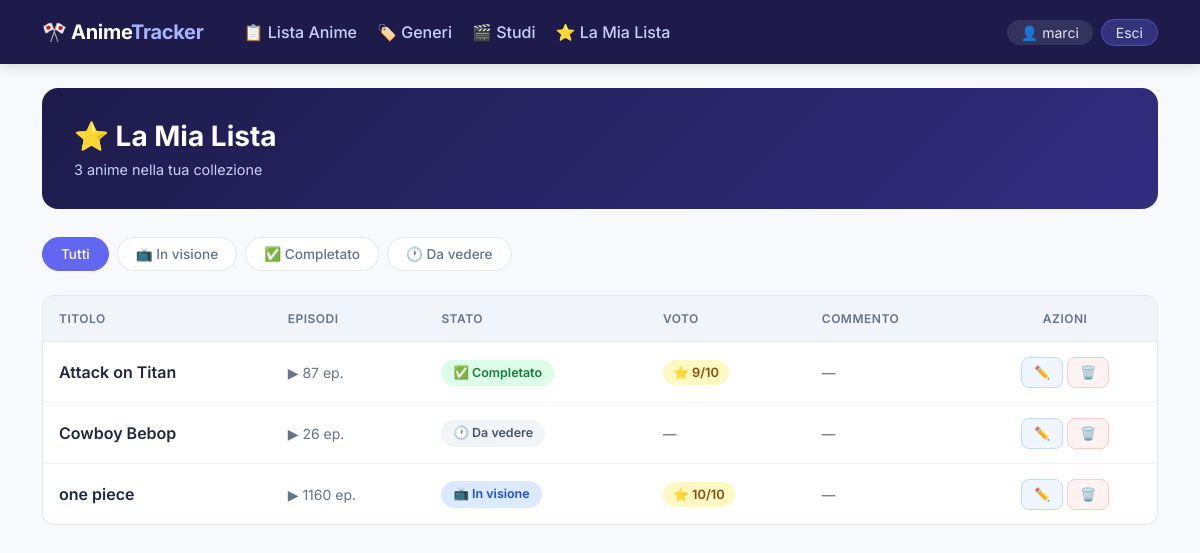
Screenshot of /mia-lista/ (signed in) with the database file from the repository.
### anime/models.py (models this page shows, shortened)
class UserAnime(models.Model):
    STATUS_CHOICES = [
        ('watching', 'In visione'),
        ('completed', 'Completato'),
        ('planned', 'Da vedere'),
    ]
    user = models.ForeignKey(User, on_delete=models.CASCADE)
    anime = models.ForeignKey(Anime, on_delete=models.CASCADE)
    status = models.CharField(max_length=20, choices=STATUS_CHOICES, default='planned')
    rating = models.IntegerField(
        null=True,
        blank=True,
        validators=[MinValueValidator(1), MaxValueValidator(10)]
    )
    comment = models.TextField(blank=True, null=True)
    class Meta:
        unique_together = ('user', 'anime')

class Anime(models.Model):
    title = models.CharField(max_length=200)
    description = models.TextField(blank=True, null=True)
    episodes = models.IntegerField()
    year = models.IntegerField(null=True, blank=True)
    studio = models.ForeignKey(
        Studio, on_delete=models.SET_NULL, null=True, blank=True, related_name='anime_set'
    )
    genres = models.ManyToManyField(Genre, blank=True, related_name='anime_set')
    class Meta:
        ordering = ['title']

### anime/views.py (the view)
# urls.py: path('mia-lista/', views.my_list, name='my_list'),
@login_required
def my_list(request):
    status_filter = request.GET.get('status', '')
    entries = UserAnime.objects.filter(user=request.user).select_related('anime')
    if status_filter:
        entries = entries.filter(status=status_filter)
    return render(request, 'anime/my_list.html', {
        'entries': entries,
        'status_filter': status_filter,
        'status_choices': UserAnime.STATUS_CHOICES,
    })

### anime/templates/anime/my_list.html (shortened to what this page needs)
{% extends 'anime/base.html' %}
{% block content %}
<div class="page-header">
    <h1>⭐ La Mia Lista</h1>
    <p>{{ entries|length }} anime nella tua collezione</p>
</div>
<div class="d-flex gap-2 flex-wrap mb-4">
    <a href="{% url 'my_list' %}" class="filter-pill {% if not status_filter %}active{% endif %}">
        Tutti
    </a>
    {% for value, label in status_choices %}
    <a href="?status={{ value }}" class="filter-pill {% if status_filter == value %}active{% endif %}">
        {% if value == 'watching' %}📺{% elif value == 'completed' %}✅{% else %}🕐{% endif %}
        {{ label }}
    </a>
    {% endfor %}
</div>
{% if entries %}
<div class="table-wrapper">
    <table class="table">
        <thead>
            <tr>
                <th>Titolo</th>
                <th>Episodi</th>
                <th>Stato</th>
                <th>Voto</th>
                <th>Commento</th>
                <th class="text-center">Azioni</th>
            </tr>
        </thead>
        <tbody>
            {% for entry in entries %}
            <tr>
                <td><span class="anime-title">{{ entry.anime.title }}</span></td>
                <td><span class="ep-count">▶ {{ entry.anime.episodes }} ep.</span></td>
                <td>
                    {% if entry.status == 'watching' %}
                        <span class="status-badge status-watching">📺 In visione</span>
                    {% elif entry.status == 'completed' %}
                        <span class="status-badge status-completed">✅ Completato</span>
                    {% else %}
                        <span class="status-badge status-planned">🕐 Da vedere</span>
                    {% endif %}
                </td>
                <td>
                    {% if entry.rating %}
                        <span class="rating-badge">⭐ {{ entry.rating }}/10</span>
                    {% else %}
                        <span class="text-muted" style="font-size:0.85rem;">—</span>
                    {% endif %}
                </td>
                <td style="max-width: 220px;">
                    {% if entry.comment %}
                        <span style="font-size:0.875rem; color:#64748b;">{{ entry.comment|truncatechars:55 }}</span>
                    {% else %}
                        <span class="text-muted" style="font-size:0.85rem;">—</span>
                    {% endif %}
                </td>
                <td class="text-center">
                    <div class="d-flex gap-1 justify-content-center">
                        <a href="{% url 'add_to_list' entry.anime.id %}" class="btn btn-action"
                           style="background:#eff6ff; color:#2563eb; border:1px solid #bfdbfe;">
                            ✏️
                        </a>
                        <form method="post" action="{% url 'remove_from_list' entry.anime.id %}" class="d-inline">
                            <button type="submit" class="btn btn-action"
                                    style="background:#fef2f2; color:#dc2626; border:1px solid #fecaca;"
                                    onclick="return confirm('Rimuovere {{ entry.anime.title }}?')">
                                🗑️
                            </button>
                        </form>
                    </div>
                </td>
            </tr>
            {% endfor %}
        </tbody>
    </table>
</div>
{% endif %}
{% endblock %}

### anime/templates/anime/base.html (shortened to what this page needs)
<!DOCTYPE html>
<html lang="it">
<head>
    <link href="https://cdn.jsdelivr.net/npm/bootstrap@5.3.0/dist/css/bootstrap.min.css" rel="stylesheet">
</head>
<body>
<nav class="navbar navbar-expand-lg navbar-dark mb-4">
    <div class="container">
        <a class="navbar-brand" href="{% url 'anime_list' %}">
            🎌 Anime<span>Tracker</span>
        </a>
        <div class="collapse navbar-collapse" id="navbarNav">
            <ul class="navbar-nav me-auto ms-3 gap-1">
                <li class="nav-item">
                    <a class="nav-link" href="{% url 'anime_list' %}">📋 Lista Anime</a>
                </li>
                <li class="nav-item">
                    <a class="nav-link" href="{% url 'genre_list' %}">🏷️ Generi</a>
                </li>
                <li class="nav-item">
                    <a class="nav-link" href="{% url 'studio_list' %}">🎬 Studi</a>
                </li>
                {% if user.is_authenticated %}
                <li class="nav-item">
                    <a class="nav-link" href="{% url 'my_list' %}">⭐ La Mia Lista</a>
                </li>
                {% endif %}
            </ul>
            <ul class="navbar-nav gap-2 align-items-center">
                {% if user.is_authenticated %}
                    <li class="nav-item">
                        <span class="nav-user">👤 {{ user.username }}</span>
                    </li>
                    <li class="nav-item">
                        <a href="{% url 'logout' %}" class="btn-nav-logout text-decoration-none">Esci</a>
                    </li>
                {% endif %}
            </ul>
        </div>
    </div>
</nav>
<div class="container pb-5">
    {% block content %}{% endblock %}
</div>
</body>
</html>

### anime/templates/anime/base.html (style rules this page uses)
:root { --accent: #6366f1; --accent-hover: #4f46e5; --bg: #f8f9fc; --card-bg: #ffffff; --nav-bg: #1e1b4b; --text: #1e293b; --muted: #64748b; --border: #e2e8f0; --badge-watching: #3b82f6; --badge-completed: #22c55e; --badge-planned: #94a3b8; }
* { font-family: 'Inter', sans-serif; }
body { background-color: var(--bg); color: var(--text); }
.navbar { background-color: var(--nav-bg) !important; box-shadow: 0 2px 12px rgba(0,0,0,0.15); padding: 0.75rem 0; }
.navbar-brand { font-weight: 700; font-size: 1.25rem; letter-spacing: -0.3px; color: #fff !important; }
.navbar-brand span { color: #a5b4fc; }
.nav-link { color: #c7d2fe !important; font-weight: 500; transition: color 0.15s; }
.nav-user { background: rgba(255,255,255,0.1); border-radius: 20px; padding: 4px 14px; color: #e0e7ff !important; font-size: 0.875rem; }
.btn-nav-logout { background: rgba(99,102,241,0.3); border: 1px solid rgba(99,102,241,0.5); color: #e0e7ff !important; border-radius: 20px; padding: 4px 14px; font-size: 0.875rem; transition: all 0.15s; }
.page-header { background: linear-gradient(135deg, #1e1b4b 0%, #312e81 100%); border-radius: 16px; padding: 2rem 2rem 1.75rem; margin-bottom: 1.75rem; color: white; }
.page-header h1 { font-size: 1.75rem; font-weight: 700; margin: 0; }
.page-header p { color: #c7d2fe; margin: 0.35rem 0 0; font-size: 0.9rem; }
.table { color: var(--text); margin: 0; }
.table thead th { background: #f1f5f9; color: var(--muted); font-size: 0.75rem; font-weight: 600; text-transform: uppercase; letter-spacing: 0.5px; border-bottom: 1px solid var(--border); padding: 0.85rem 1rem; }
.table tbody td { padding: 0.9rem 1rem; border-bottom: 1px solid #f1f5f9; vertical-align: middle; }
.table tbody tr:last-child td { border-bottom: none; }
.table-wrapper { border: 1px solid var(--border); border-radius: 12px; overflow: hidden; }
.status-badge { display: inline-flex; align-items: center; gap: 5px; padding: 4px 12px; border-radius: 20px; font-size: 0.78rem; font-weight: 600; }
.status-watching { background: #dbeafe; color: #1d4ed8; }
.status-completed { background: #dcfce7; color: #15803d; }
.status-planned { background: #f1f5f9; color: #475569; }
.rating-badge { display: inline-flex; align-items: center; gap: 4px; background: #fef9c3; color: #854d0e; padding: 3px 10px; border-radius: 20px; font-size: 0.8rem; font-weight: 600; }
.btn-action { border-radius: 8px; font-size: 0.8rem; font-weight: 500; padding: 5px 12px; }
.filter-pill { border-radius: 20px; padding: 6px 18px; font-size: 0.85rem; font-weight: 500; border: 1.5px solid var(--border); color: var(--muted); background: white; text-decoration: none; transition: all 0.15s; }
.filter-pill.active { background: var(--accent); border-color: var(--accent); color: white; }
.anime-title { font-weight: 600; color: var(--text); }
.ep-count { color: var(--muted); font-size: 0.875rem; }

### rows the page displays
UserAnime: anime "Attack on Titan", anime.episodes "87", status "✅ Completato", rating "9"
UserAnime: anime "Cowboy Bebop", anime.episodes "26", status "🕐 Da vedere"
UserAnime: anime "one piece", anime.episodes "1160", status "📺 In visione", rating "10"

### other values shown
{{ user.username }} "marci"
{{ entries|length }} "3"
{{ label }} "In visione" "Completato" "Da vedere"
